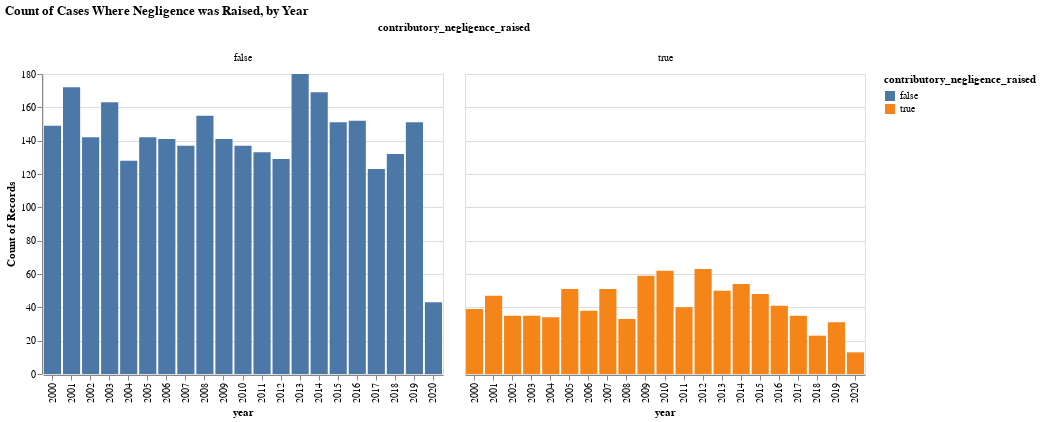

The cell this chart's notebook holds for it:
### Code cell
alt.Chart(df_all_cases).mark_bar().encode(
    x='year:O',
    y='count(contributory_negligence_raised):Q',
    color='contributory_negligence_raised:N',
    column = 'contributory_negligence_raised:N'
).properties(
    title='Count of Cases Where Negligence was Raised, by Year')

### Figure 1 — Vega-Lite specification as saved in the notebook (floating-point values rounded to 4 significant figures; data arrays with more than 128 entries replaced by an {"elided": "..."} marker saying what was removed)
{"$schema": "https://vega.github.io/schema/vega-lite/v3.4.0.json", "config": {"mark": {"tooltip": null}, "view": {"height": 300, "width": 400}}, "data": {"name": "data-4fd152dabc7c36b59a1c19f6a348c973"}, "datasets": {"data-4fd152dabc7c36b59a1c19f6a348c973": {"elided": "3852 records"}}, "encoding": {"color": {"field": "contributory_negligence_raised", "type": "nominal"}, "column": {"field": "contributory_negligence_raised", "type": "nominal"}, "x": {"field": "year", "type": "ordinal"}, "y": {"aggregate": "count", "field": "contributory_negligence_raised", "type": "quantitative"}}, "mark": "bar", "title": "Count of Cases Where Negligence was Raised, by Year"}
